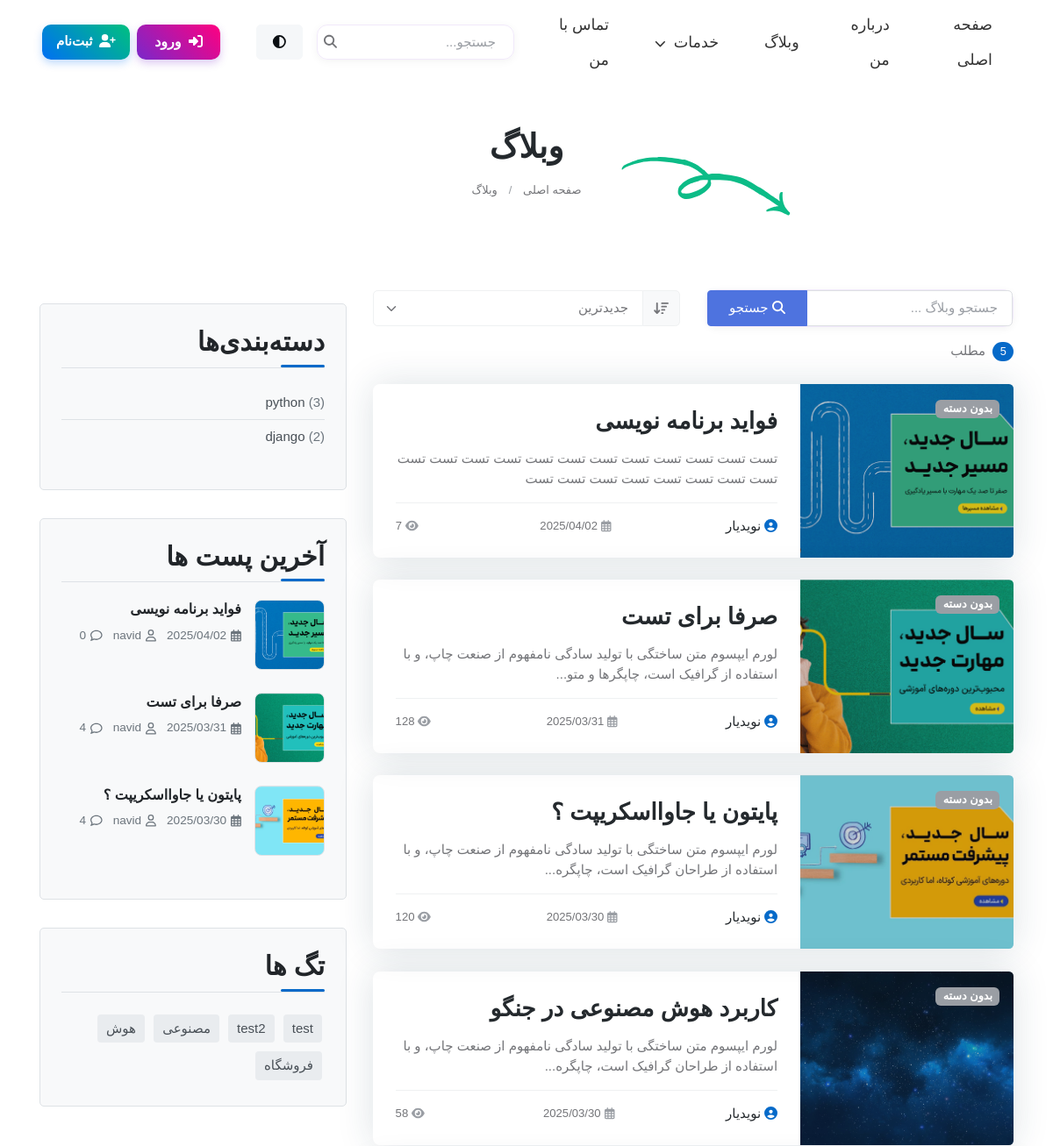
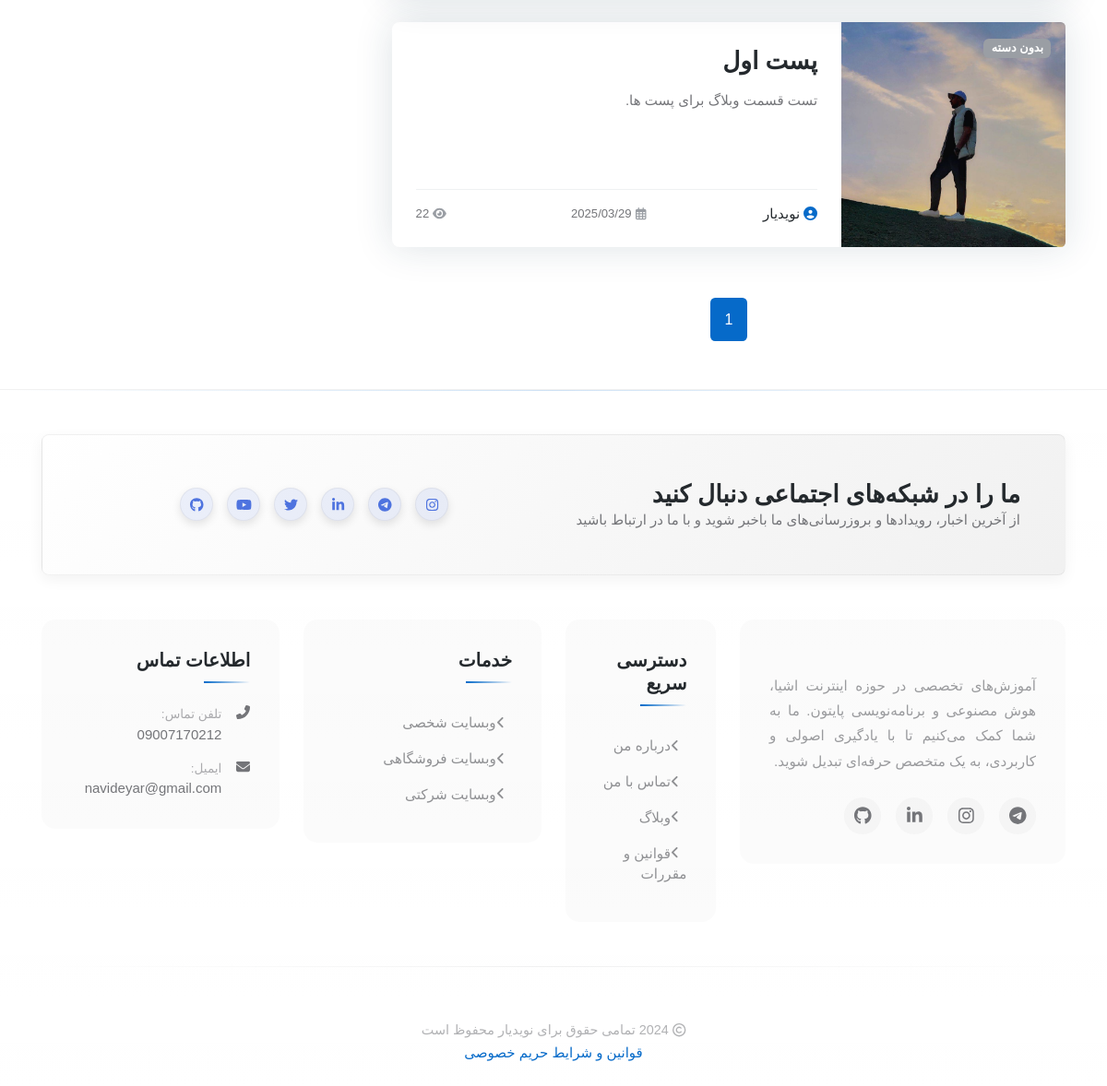
Screenshot of /blog/ with the database file from the repository (2 pictures, top to bottom).
### blog/models.py (models this page shows, shortened)
class Post(models.Model):
    author = models.ForeignKey(User, on_delete=models.SET_NULL, null=True, blank=True)
    title = models.CharField(max_length=200 , unique=True )
    slug = models.SlugField(max_length=255, unique=True, null=True, blank=True)
    content = models.TextField()
    image = models.ImageField(upload_to='blog_images/', default='blog_images/default.jpg')
    category = models.ForeignKey(Category, on_delete=models.CASCADE, null=True, blank=True)
    tags = TaggableManager()
    count_views = models.IntegerField(default=0)
    status = models.BooleanField(default=False)
    publish_at = models.DateTimeField(null=True, blank=True)
    created_at = models.DateTimeField(auto_now_add=True)
    updated_at = models.DateTimeField(auto_now=True)
    login_required = models.BooleanField(default=False)
    class Meta:
        ordering = ['-created_at']

class Category(models.Model):
    name = models.CharField(max_length=200)
    def get_post_count(self):
        return self.post_set.filter(status=True).count()

### blog/views.py (the view)
# urls.py: path('', views.blog, name='blog'),
def blog(request):
    category_name = request.GET.get('category')
    tag_name = request.GET.get('tag')
    search_query = request.GET.get('q')
    sort_type = request.GET.get('sort', 'newest')  # مقدار پیش‌فرض: جدیدترین
    all_posts = Post.objects.filter(status=True)
    posts = all_posts
    if category_name:
        posts = posts.filter(category__name=category_name)
    if tag_name:
        posts = posts.filter(tags__name=tag_name)
    if search_query:
        posts = posts.filter(title__icontains=search_query) | posts.filter(content__icontains=search_query)
    if sort_type == 'newest':
        posts = posts.order_by('-created_at')
    elif sort_type == 'oldest':
        posts = posts.order_by('created_at')
    elif sort_type == 'popular':
        posts = posts.order_by('-count_views')
    else:
        posts = posts.order_by('-created_at')  # مرتب‌سازی پیش‌فرض
    categories = Category.objects.all().distinct()
    tags = Tag.objects.all()
    latest_posts = Post.objects.filter(status=True).order_by('-created_at')[:3]
    for post in posts:
        if not post.slug or post.slug == '':
            post.slug = slugify(post.title)
            if not post.slug:
                post.slug = f"post-{post.id}"
            post.save()
    page = request.GET.get('page', 1)
    posts_per_page = 5  # تعداد پست در هر صفحه
    paginator = Paginator(posts, posts_per_page)
    try:
        paginated_posts = paginator.page(page)
    except PageNotAnInteger:
        paginated_posts = paginator.page(1)
    except EmptyPage:
        paginated_posts = paginator.page(paginator.num_pages)
    return render(request, 'blog/index.html', {
        'posts': paginated_posts,
        'all_posts_count': posts.count(),  # تعداد پست‌های فیلتر شده
        'total_posts_count': all_posts.count(),  # تعداد کل پست‌ها
        'categories': categories,
        'tags': tags,
        'selected_category': category_name,
        'selected_tag': tag_name,
        'search_query': search_query,
        'sort_type': sort_type,
        'latest_posts': latest_posts
    })

### blog/templatetags/blog_filters.py (called while the page is built)
@register.filter(name='clean_text_excerpt')
def clean_text_excerpt(value, length=100):
    if not value:
        return ""
    text = strip_tags(value)
    text = html.unescape(text)
    text = re.sub(r'\s+', ' ', text).strip()
    if len(text) > length:
        text = text[:length] + '...'
    return text

### templates/blog/index.html (shortened to what this page needs)
{% extends 'base.html' %}
{% load static %}
{% load blog_filters %}
{% block content %}
    <main>
<section class="py-5">
	<div class="container">
		<div class="row position-relative">
			<div class="col-lg-10 mx-auto text-center position-relative">
				<figure class="position-absolute top-100 start-50 translate-middle mt-3 ms-n9 d-none d-lg-block">
				</figure>
				<h1 class="fs-2">وبلاگ</h1>
				<div class="d-flex justify-content-center position-relative">
					<nav aria-label="breadcrumb">
						<ol class="breadcrumb mb-0">
							<li class="breadcrumb-item"><a href="/">صفحه اصلی</a></li>
							<li class="breadcrumb-item"><a href="{% url 'blog:blog' %}">وبلاگ</a></li>
						</ol>
					</nav>
				</div>
			</div>
		</div>
	</div>
</section>
<section class="py-5">
	<div class="container">
		<div class="row">
			<div class="col-lg-8 pt-5 pt-lg-0">
				<div class="row mb-4 align-items-center">
					<div class="col-md-6">
						<div class="input-group search-box mb-3">
							<input type="text" class="form-control custom-search-input" placeholder="جستجو وبلاگ ..." aria-label="جستجو وبلاگ" aria-describedby="button-search">
							<button class="btn btn-primary search-btn" type="button" id="button-search">
								<i class="fas fa-search"></i> جستجو
							</button>
						</div>
					</div>
					<div class="col-md-6">
						<div class="input-group sort-box mb-3">
							<label class="input-group-text sort-label" for="inputGroupSort">
								<i class="fas fa-sort-amount-down"></i>
							</label>
							<select class="form-select custom-sort-select" id="inputGroupSort">
								<option value="1">جدیدترین</option>
							</select>
						</div>
					</div>
					<div class="col-12 col-xl-3 d-flex justify-content-between align-items-center mt-3 mt-xl-0">
						<div class="mb-0 text-end result-count">
							<span class="badge bg-primary rounded-pill me-1">{{all_posts_count}}</span>
							{% if search_query or selected_category or selected_tag %}
                                نتیجه
                                {% if all_posts_count != total_posts_count %}(از {{total_posts_count}} مطلب){% endif %}
							{% else %}
								مطلب
							{% endif %}
						</div>
					</div>
				</div>
				<div class="row g-4">
					 {% for post in posts %}
					<div class="col-12">
						<div class="card bg-transparent shadow h-100 transition-hover border-0 hover-translate-y">
							<div class="row g-0">
								<div class="col-lg-4">
									<div class="overflow-hidden rounded-start h-100">
										<img src="{% if post.image %}{{post.image.url}}{% else %} {% static 'images/blog/default-blog.jpg' %} {% endif %}" class="card-img-start h-100 w-100" alt="{{post.title}}" loading="lazy" style="object-fit: cover;">
										<div class="bg-overlay bg-dark opacity-2"></div>
										<div class="card-img-overlay d-flex align-items-start p-3">
											<div class="category-badges">
												{% for category in post.category.all %}
												<a href="/blog/?category={{category.name}}" class="badge text-bg-danger fw-bold me-1">{{category.name}}</a>
												{% empty %}
												<span class="badge text-bg-secondary fw-bold">بدون دسته</span>
												{% endfor %}
											</div>
										</div>
									</div>
								</div>
								<div class="col-lg-8">
									<div class="card-body p-4 h-100 d-flex flex-column">
										<h4 class="card-title fw-semi-bold mb-3"><a class="text-decoration-none stretched-link"
												href="{% if post.slug %}{% url 'blog:blog_single' post.slug %}{% else %}#{% endif %}">{{post.title}}</a></h4>
										<p class="text-truncate-3 mb-3">{{post.content|clean_text_excerpt:100}}</p>
										<div class="d-flex justify-content-between align-items-center border-top pt-3 mt-auto">
											<h6 class="mb-0 fw-normal"><a href="#" class="text-reset"><i class="fas fa-user-circle me-1 text-primary"></i>نویدیار</a>
											</h6>
											<span class="small me-2"><i class="far fa-calendar-alt text-secondary me-1"></i>{{post.created_at|date:"Y/m/d"}}</span>
											<span class="small"><i class="fas fa-eye text-secondary me-1"></i>{{post.count_views}}</span>
										</div>
									</div>
								</div>
							</div>
						</div>
					</div>
					{% endfor %}
				</div>
<nav class="d-flex justify-content-center mt-5" aria-label="navigation">
    <ul class="pagination pagination-primary-soft rounded mb-0">
        {% if posts.paginator.num_pages > 0 %}
            {% if posts.paginator.num_pages <= 5 %}
                {% for i in posts.paginator.page_range %}
                    {% if posts.number == i %}
                        <li class="page-item mb-0 active"><a class="page-link" href="#">{{ i }}</a></li>
                    {% else %}
                        <li class="page-item mb-0">
                            <button class="page-link" onclick="changePage(`{{ i }}`)">{{ i }}</button>
                        </li>
                    {% endif %}
                {% endfor %}
            {% endif %}
        {% endif %}
    </ul>
</nav>
			</div>
			<div class="col-lg-4 pt-5 pt-lg-0">
				<div class="col-md-6 col-xl-12  pb-4">
				{% include 'blog/blog-side.html' %}
				</div>
			</div>
</section>
    </main>
</body>
</html>
{% endblock %}

### templates/blog/blog-side.html (shortened to what this page needs)
{% load static %}
<link rel="stylesheet" href="{% static 'css/blog-single.css' %}">
 <div class="sidebar-box">
    <h3 class="heading-sidebar">دسته‌بندی‌ها</h3>
    <ul class="categories">
      {% for category in categories %}
      <li><a href="{% url 'blog:blog' %}?category={{ category.name }}">{{ category.name }} <span>({{ category.get_post_count }})</span></a></li>
      {% empty %}
      <li><a href="{% url 'blog:blog' %}">بدون دسته‌بندی</a></li>
      {% endfor %}
    </ul>
  </div>
  <div class="sidebar-box">
    <h3 class="heading-sidebar">آخرین پست ها</h3>
    {% for post in latest_posts %}
    <div class="block-21 mb-4 d-flex">
      <a class="blog-img mr-4" style="background-image: url('{{ post.image.url }}');"></a>
      <div class="text">
        <h3 class="heading"><a href="{% url 'blog:blog_single' post.slug %}">{{ post.title }}</a></h3>
        <div class="meta">
          <div><a href="#"><i class="far fa-calendar-alt" style="margin-left: 5px;"></i> {{ post.created_at|date:"Y/m/d" }}</a></div>
          <div><a href="#"><i class="far fa-user" style="margin-left: 5px;"></i> {{ post.author.first_name }}</a></div>
          <div><a href="#comments-section"><i class="far fa-comment" style="margin-left: 5px;"></i> {{ post.comment_set.filter.count }}</a></div>
        </div>
      </div>
    </div>
    {% empty %}
    <p>هیچ پستی یافت نشد.</p>
    {% endfor %}
  </div>
  <div class="sidebar-box">
    <h3 class="heading-sidebar">تگ ها</h3>
    <div class="tagcloud">
      {% for tag in tags %}
      <a href="{% url 'blog:blog' %}?tag={{ tag.name }}" class="tag-cloud-link">{{ tag.name }}</a>
      {% empty %}
      <p>هیچ تگی یافت نشد</p>
      {% endfor %}
    </div>
  </div>

### static/css/blog-single.css (style rules this page uses)
:root { --bg-main: #ffffff; --bg-sidebar: #f8f9fa; --bg-comment-form: #f2f4f6; --bg-about-author: #f2f4f6; --bg-tag: #e9ecef; --text-main: #212529; --text-secondary: #495057; --text-muted: #6c757d; --text-light: #ffffff; --text-author: #212529; --text-comment-form: #212529; --border-color: #dee2e6; --form-border-color: #ced4da; --form-bg: #ffffff; --primary-color: #4e73df; --primary-hover: #375bca; }
.sidebar-box { margin-bottom: 2rem; padding: 1.5rem; border-radius: 5px; background-color: var(--bg-sidebar); color: var(--text-main); border: 1px solid var(--border-color); }
.sidebar-box h3 { color: var(--text-main); }
.tag-cloud-link { display: inline-block; padding: 5px 10px; margin: 5px 3px; border-radius: 4px; background-color: var(--bg-tag); color: var(--text-secondary); text-decoration: none; transition: all 0.3s ease; }
.blog-img { width: 80px; height: 80px; min-width: 80px; display: block; background-size: cover; background-position: center; border-radius: 8px; border: 1px solid var(--border-color); margin-left: 15px; margin-right: 0; overflow: hidden; }
.block-21 { display: flex; flex-direction: row; margin-bottom: 1.5rem; align-items: flex-start; }
.block-21 .text { flex: 1; }
.block-21 .text h3.heading { font-size: 1rem; font-weight: 600; line-height: 1.4; margin-bottom: 0.5rem; }
.block-21 .text h3.heading a { color: var(--text-main); text-decoration: none; transition: color 0.3s ease; }
.block-21 .meta { color: var(--text-muted); font-size: 0.85rem; display: flex; flex-wrap: wrap; gap: 0.75rem; }
.block-21 .meta div { display: flex; align-items: center; }
.block-21 .meta a { color: var(--text-muted); text-decoration: none; display: flex; align-items: center; }
.categories { padding: 0; list-style: none; }
.categories li { padding: 8px 0; border-bottom: 1px solid var(--border-color); }
.categories li:last-child { border-bottom: none; }
.categories li a { color: var(--text-secondary); text-decoration: none; transition: color 0.3s ease; }
.categories li a span { color: var(--text-muted); }
.btn-primary { background-color: var(--primary-color); border-color: var(--primary-color); transition: all 0.3s ease; font-weight: 500; padding: 0.5rem 1.5rem; border-radius: 0.25rem; }
.heading-sidebar { position: relative; margin-bottom: 1.5rem; padding-bottom: 10px; border-bottom: 1px solid var(--border-color); }
.heading-sidebar::after { content: ''; position: absolute; bottom: -1px; left: 0; width: 30%; height: 2px; background-color: var(--primary-color); }

### templates/base.html (style rules this page uses)
:root { --card-bg-light: linear-gradient(145deg, #ffffff, #f5f5f5); --card-bg-dark: linear-gradient(145deg, #2c3e50, #1a252f); --text-light: #2c3e50; --text-dark: #ecf0f1; --text-muted-light: #34495e; --text-muted-dark: rgba(236, 240, 241, 0.7); --border-light: rgba(0,0,0,0.1); --border-dark: rgba(255,255,255,0.1); --hover-shadow-light: rgba(0,0,0,0.1); --hover-shadow-dark: rgba(0,0,0,0.3); --icon-bg-light: rgba(78, 115, 223, 0.1); --icon-bg-dark: rgba(78, 115, 223, 0.2); --item-hover-light: rgba(78, 115, 223, 0.05); --item-hover-dark: rgba(78, 115, 223, 0.1); --accent-light: #4e73df; --accent-dark: #6a93ff; }
.search-box { border-radius: 12px; transition: all 0.3s ease; box-shadow: 0 2px 10px rgba(0, 0, 0, 0.05); border: 1px solid transparent; }
html:not([data-bs-theme="dark"]) .search-box { background-color: rgba(255, 255, 255, 0.8); border-color: rgba(121, 40, 202, 0.1); }

### templates/blog/blog-side.html (style rules this page uses)
.heading-sidebar { position: relative; padding-bottom: 10px; margin-bottom: 20px; font-weight: 600; }
.heading-sidebar:after { content: ''; position: absolute; bottom: 0; right: 0; width: 50px; height: 3px; background-color: var(--bs-primary); border-radius: 3px; transition: all 0.3s ease; }

### rows the page displays
Post: image (picture), title "فواید برنامه نویسی", content|clean_text_excerpt "تست تست تست تست تست تست تست تست تست تست تست تست تست تست تست تست تست تست تست تست", created_at "2025/04/02", count_views "7", author.first_name "navid", comment_set.filter.count "0"
Post: image (picture), title "صرفا برای تست", content|clean_text_excerpt "لورم ایپسوم متن ساختگی با تولید سادگی نامفهوم از صنعت چاپ، و با استفاده از گرافیک است، چاپگرها و متو...", created_at "2025/03/31", count_views "128", author.first_name "navid", comment_set.filter.count "4"
Post: image (picture), title "پایتون یا جاوااسکریپت ؟", content|clean_text_excerpt "لورم ایپسوم متن ساختگی با تولید سادگی نامفهوم از صنعت چاپ، و با استفاده از طراحان گرافیک است، چاپگره...", created_at "2025/03/30", count_views "120", author.first_name "navid", comment_set.filter.count "4"
Post: image (picture), title "کاربرد هوش مصنوعی در جنگو", content|clean_text_excerpt "لورم ایپسوم متن ساختگی با تولید سادگی نامفهوم از صنعت چاپ، و با استفاده از طراحان گرافیک است، چاپگره...", created_at "2025/03/30", count_views "58"
Post: image (picture), title "پست اول", content|clean_text_excerpt "تست قسمت وبلاگ برای پست ها.", created_at "2025/03/29", count_views "22"
Category: name "python", get_post_count "3"
Category: name "django", get_post_count "2"
Tag: name "test"
Tag: name "test2"
Tag: name "مصنوعی"
Tag: name "هوش"
Tag: name "فروشگاه"

### other values shown
{{ all_posts_count }} "5"
{{ i }} "1"
